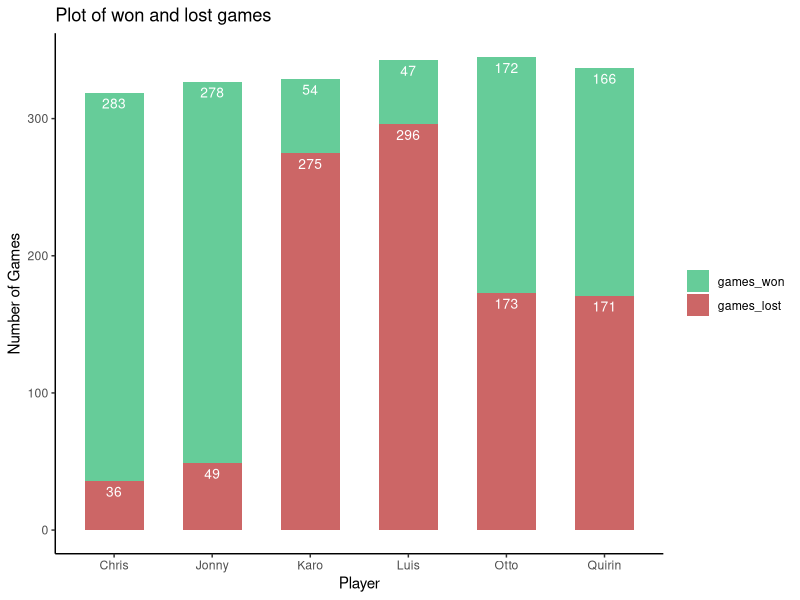
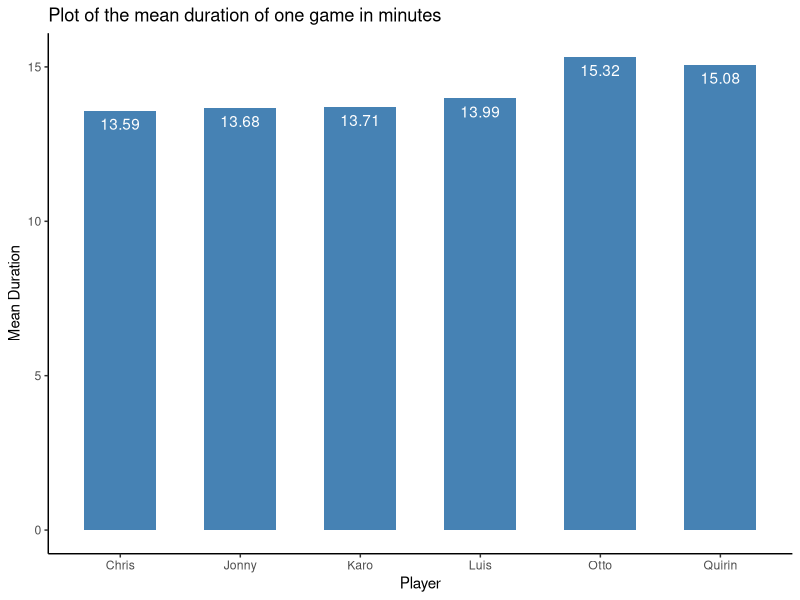

The R source for these figures, in order: (Note: this script raises an error after producing the figures.)
library(data.table)
library(ggplot2)
library(reshape2)
library(plyr)

dt <- data.table(read.csv(file = "game_simulation_data.csv"))
#wich player wins
dt[,winner := ifelse(max(player1)==21, player1_id, player2_id), by = game_id]
dt[(player1==21 | player2==21), mean_duration_player1 := mean(time_stamp), by = player1_id]
dt[(player1==21 | player2==21), mean_duration_player2 := mean(time_stamp), by = player2_id]

players = c("Luis", "Karo", "Jonny", "Chris", "Quirin", "Otto")
player_stat <- data.table()
###############################################################################
# How many games did a player win and loose
###############################################################################
for(i in 1:6){
  games_won <- nrow(dt[(player1_id==players[i] & player1==21) | (player2_id==players[i] & player2==21)])
  games_lost <- nrow(dt[(player1_id==players[i] & player2==21) | (player2_id==players[i] & player1==21)])
  new_entry <- data.table(player=players[i], 
                                    games_won=games_won, 
                                    games_lost=games_lost)
  player_stat <- rbind(player_stat, new_entry)
}

win_loose_melt <- melt(data = player_stat[,c(1:3)], id.vars = 'player')
data_sorted <- arrange(win_loose_melt, desc(variable), player) 
data_cumsum <- ddply(data_sorted, "player", transform, label_ypos=cumsum(value))
ggplot(data_cumsum, aes(x = player, y = value, fill = variable)) + 
  geom_bar(stat = 'identity', width = 0.6) + 
  geom_text(aes(y = label_ypos, label = value), vjust = 1.6, color = 'white', size = 3.5) +
  scale_fill_manual(values=c('#66CC99','#CC6666')) +
  guides(fill=guide_legend(title=NULL)) +
  labs(title = "Plot of won and lost games", x = "Player", y = "Number of Games") + 
  theme_classic()

###############################################################################
# mean number of game duration
###############################################################################
mean_duration <- data.table()
for (i in 1:6) {
  time_stamps <- dt[(player1==21 | player2==21) & (player1_id==players[i] | player2_id==players[i])]
  mean_tmp <- (sum(time_stamps[,3])/nrow(time_stamps))/60
  mean_duration <- rbind(mean_duration, mean_tmp)
}
player_stat <- cbind(player_stat, mean_duration = mean_duration)

mean_duration_melt <- melt(data = player_stat[,c(1,4)], id.vars = 'player')
ggplot(mean_duration_melt, aes(x = player, y = value)) + 
  geom_bar(stat = 'identity', width=0.6, fill="steelblue") + 
  labs(title = "Plot of the mean duration of one game in minutes", x = "Player", y = "Mean Duration") + 
  geom_text(aes(label = round(value, digits = 2)), vjust=1.6, color="white") +
  theme_classic()

###############################################################################
# number of rounds per game
###############################################################################
dt[,rounds_per_game := .N, by = list(game_id, game_date)]

###############################################################################
# total number of games per day
###############################################################################
dt[(player1==21 | player2==21), games_per_day := .N, by = C(game_date, player1)]

###############################################################################
# number of games per couple
###############################################################################
result <- c()
for (i in 1:length(players)) {
  for (j in 1:length(players)) {
    new_result <- nrow(dt[(player1==21 | player2==21) & ((player1_id==players[i] & player2_id==players[j]) | (player2_id==players[i] & player1_id==players[j]))])
    result <- append(result, new_result)
  }
}
love_matrix <- matrix(result, byrow = TRUE, nrow = length(players))
colnames(love_matrix) <- players
rownames(love_matrix) <- players

love_melt <- melt(love_matrix)
names(love_melt)[3] <- "Amount"
ggplot(love_melt, aes(x = Var2, y = Var1)) +
  geom_raster(aes(fill = Amount)) +
  geom_text(aes(label = Amount), color = "white") +
  scale_fill_gradient(low="white", high="#660000") +
  labs(x="", y="", title="Who played with whom") +
  theme_bw() + 
  theme(axis.text.x=element_text(size=9, angle=0, vjust=0.3),
        axis.text.y=element_text(size=9),
        plot.title=element_text(size=16))

###############################################################################
# number of games per Person
###############################################################################
